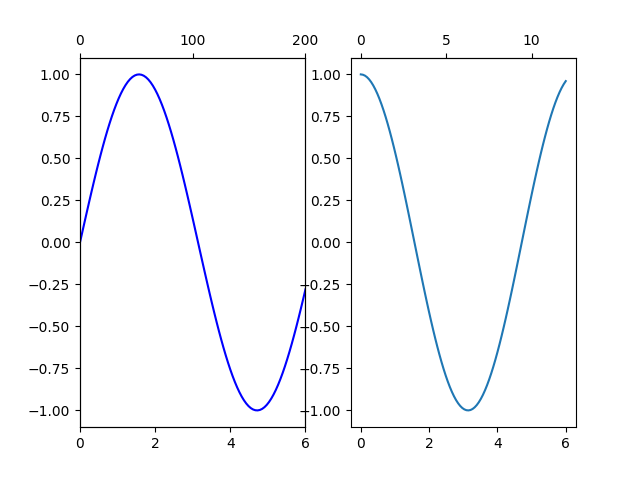

Source code (Python):
import numpy as np
import matplotlib.pyplot as plt
fig = plt.figure()
ax00 = fig.add_subplot(1, 2, 1)
ax00twin = ax00.twiny()
ax01 = fig.add_subplot(1, 2, 2)

x = np.linspace(0, 6, 100)
xtwin = np.linspace(0, 60, 100)
ax00.plot(x, np.sin(x), 'b-')
# ax00twin.plot(xtwin, np.cos(0.1*xtwin), 'r--')
ax00twin.set_xticks([0, 100, 200])
ax00.set_xlim(0, 6)
ax00twin.set_xlim(0, 200)

ax01.plot(x, np.cos(x))
ax01.secondary_xaxis(location='top', functions=(lambda x: 2*x, lambda x: 2*x))
fig.savefig('double_ax.png', transparent=True)